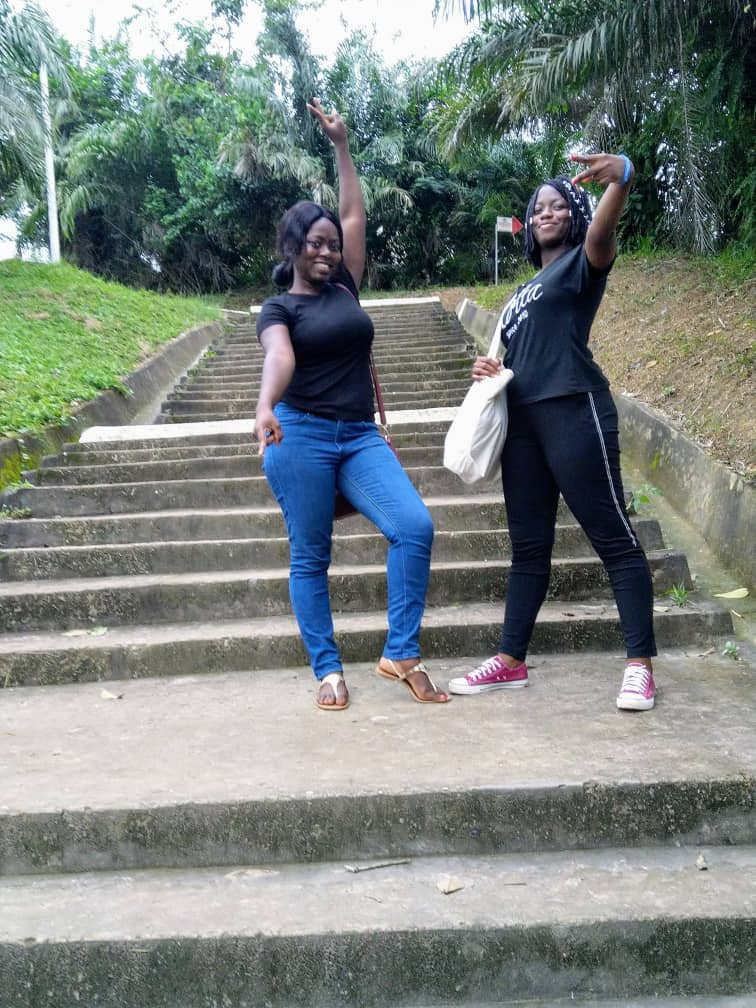
#> input picture im1.jpeg, 756 x 1008 px
$ python facesinpicture.py
#> lines starting #> are read from the running program, lines starting #| are printed output that depends on the picture; after the words box and inside, x2 and y2 are one past the last pixel; in counts of white or black regions, pixels touching at a corner belong together
import cv2
import numpy

# create a cascadeclassifier object
face_cascade = cv2.CascadeClassifier("haarcascade_frontalface_default.xml")

img = cv2.imread("im1.jpeg")
#> img is the input picture: shape (1008, 756, 3); mean B, G, R 126.8, 130.5, 121.6
imgray = cv2.imread("im1.jpeg", 0)
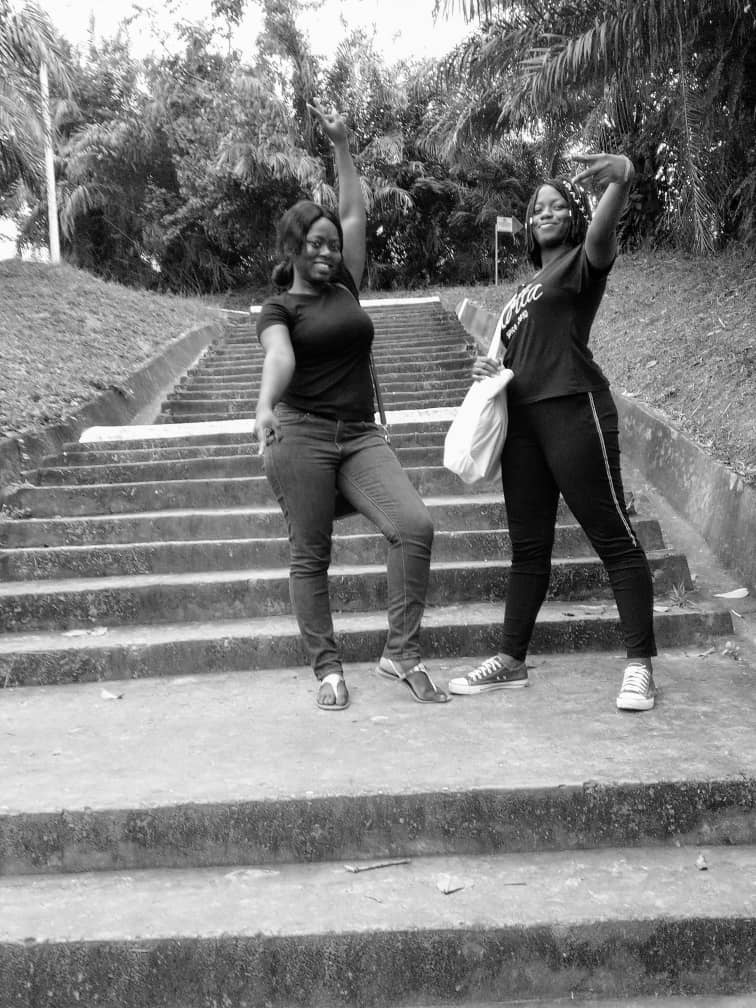
#> imgray: shape (1008, 756); min 0, max 255, mean 127.4

# g
faces = face_cascade.detectMultiScale(imgray, scaleFactor = 1.05, minNeighbors = 5)
#> faces = [[620, 665, 25, 25], [47, 143, 30, 30], [522, 188, 51, 51], [298, 223, 54, 54]]

for x,y,w,h in faces:
    imgfaced = cv2.rectangle(img, (x,y), (x+w, y+h), (0,255,0), 2)
#> this loop made 4 passes
#> pass 2, `imgfaced = cv2.rectangle(img, (x,y), (x+w, y+h), (0,255,0), 2)`:
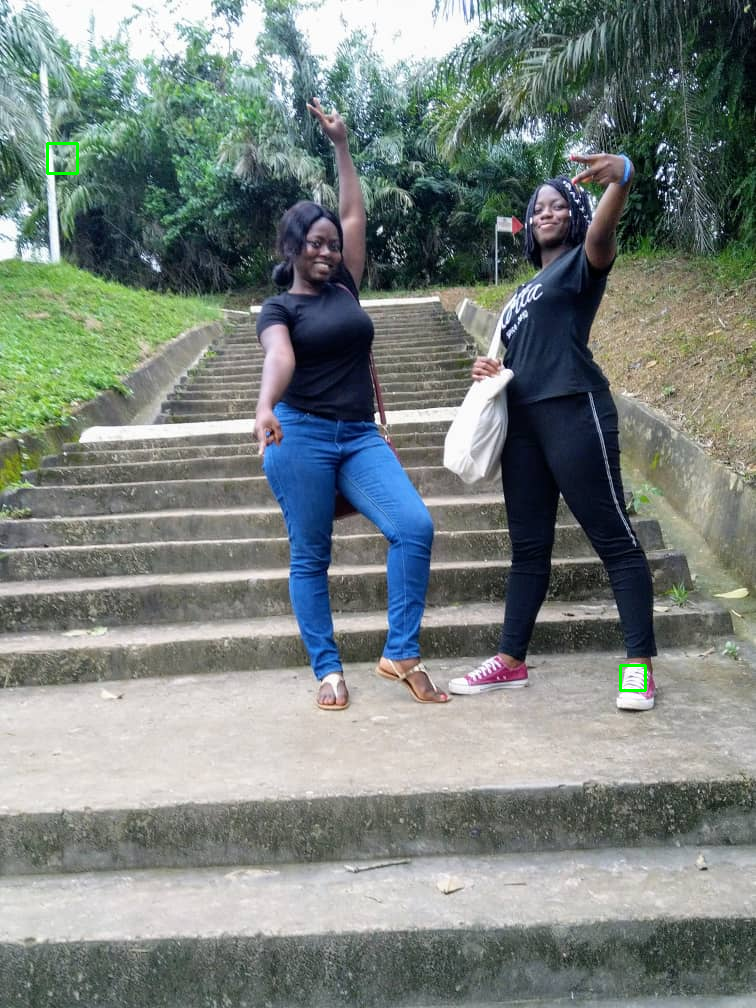
#> imgfaced: shape (1008, 756, 3); mean B, G, R 126.7, 130.5, 121.5
#> pass 3, `imgfaced = cv2.rectangle(img, (x,y), (x+w, y+h), (0,255,0), 2)`:
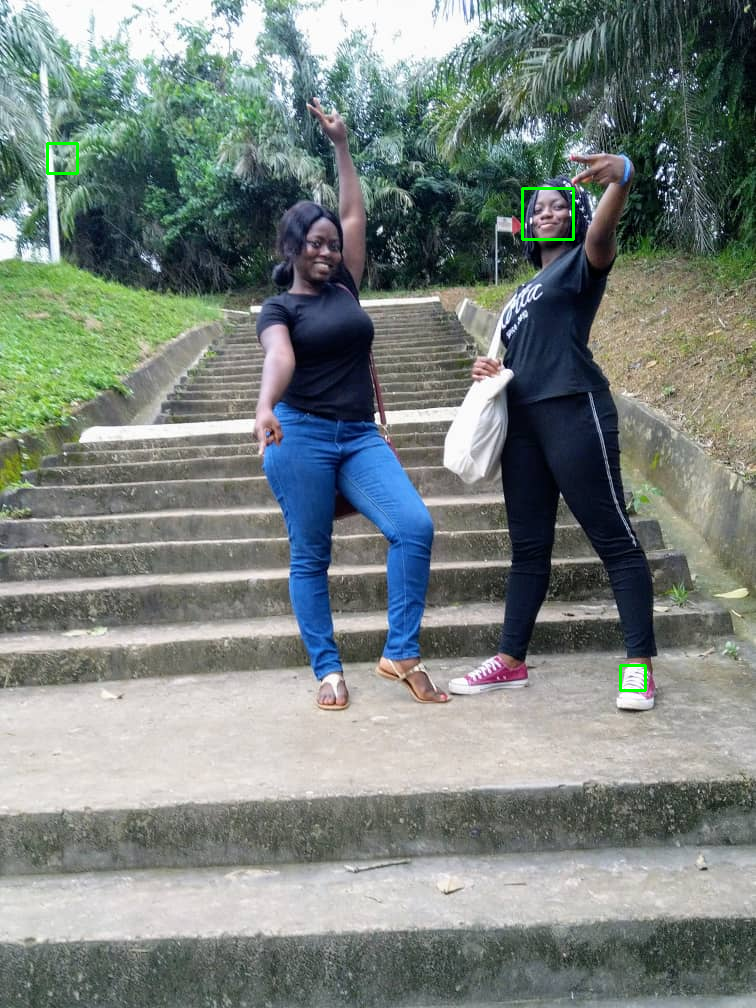
#> imgfaced: shape (1008, 756, 3); 0.08% of pixels changed, all inside (x1, y1, x2, y2) = (521, 187, 575, 241)
#> after the loop:
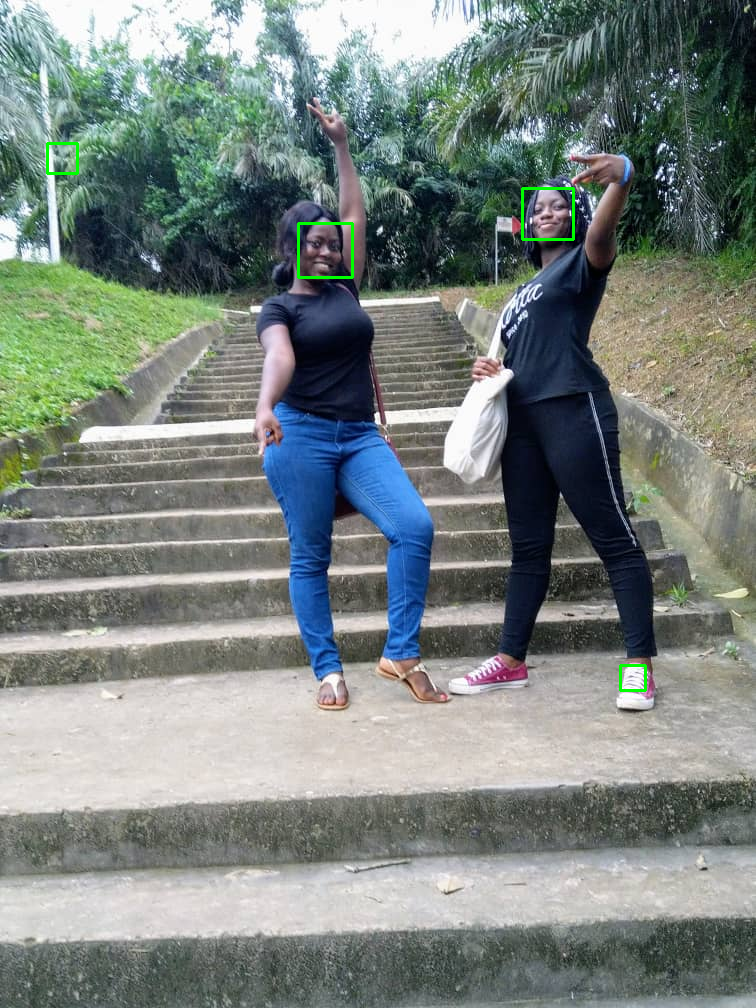
#> img: shape (1008, 756, 3); 0.25% of pixels changed, all inside (x1, y1, x2, y2) = (46, 142, 647, 692)

print(type(faces))
#| <class 'numpy.ndarray'>

cv2.imshow("image", img)
cv2.waitKey(5000)
cv2.destroyAllWindows()
